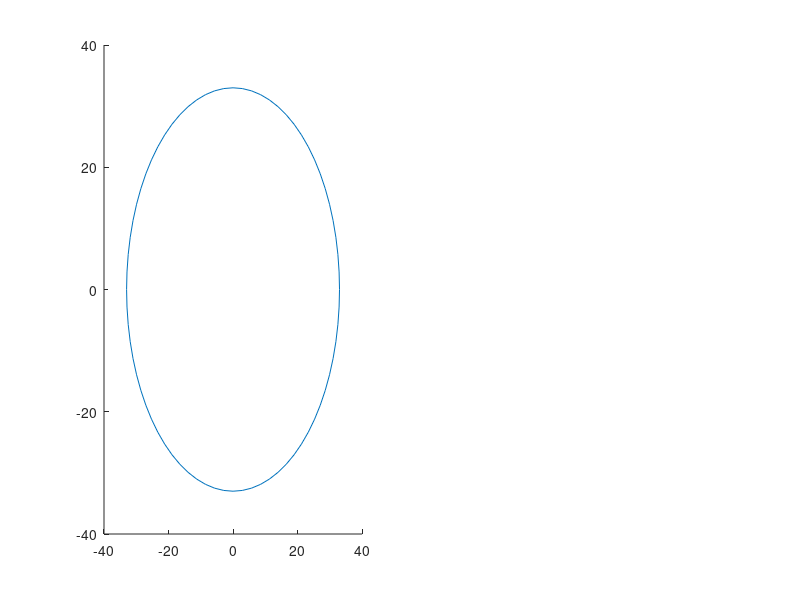

Recreate this plot in MATLAB. (Note: this script raises an error after producing the figure.)
%define x and y pos of turtles
clear;
N=500;%number of turtles
d=0.5;%distance a turtle moves in 1 time step
steps=1000;
R=33;
exitflag = false;
exitflag2=false;

for i=1:N
    x(i)=0;%xpos of turtles
    y(i)=0;%ypos of turtles
    distance(i)=0;%distance of turtles
end

for j=1:steps
    for k=1:N
        p=rand();%random number BETWEEN 0 and 1
        if distance(k)<R
            if p<0.25
                x(k)=x(k)+d;
                currentDirX(k)=d;
            elseif (p>=0.25 && p<0.5)
                x(k)=x(k)-d;
                currentDirX(k)=-d;
            elseif (p>=0.5 && p<0.75)
                y(k)=y(k)+d;
                currentDirY(k)=d;
            elseif (p>=0.75 && p<1)
                y(k)=y(k)-d;
                currentDirY(k)=-d;
            end
        else
            exitflag=true;
            if ~exitflag2
                exitstep=j;
                exitflag2=true;
            end
            x(k)=x(k)+currentDirX(k);
            y(k)=y(k)+currentDirY(k);
        end
        
        distance(k) = sqrt(x(k)^2+y(k)^2);
        
    end
    
    average_d(j) = sum(distance)/N;
    
    subplot(1,2,1)
    hold off
    drawCircle(0,0,R);
    hold on
    scatter(x,y,'.','black');
    title('photons escaping the sun ')
    
    subplot(1,2,2)
    hold off
    plot(average_d)
    title('average d')
    hold on
    if exitflag
        plot([exitstep exitstep],[-999 999]);
    end
    axis([0,steps,0,30])
    pause(0.05);
    
    
    
end

